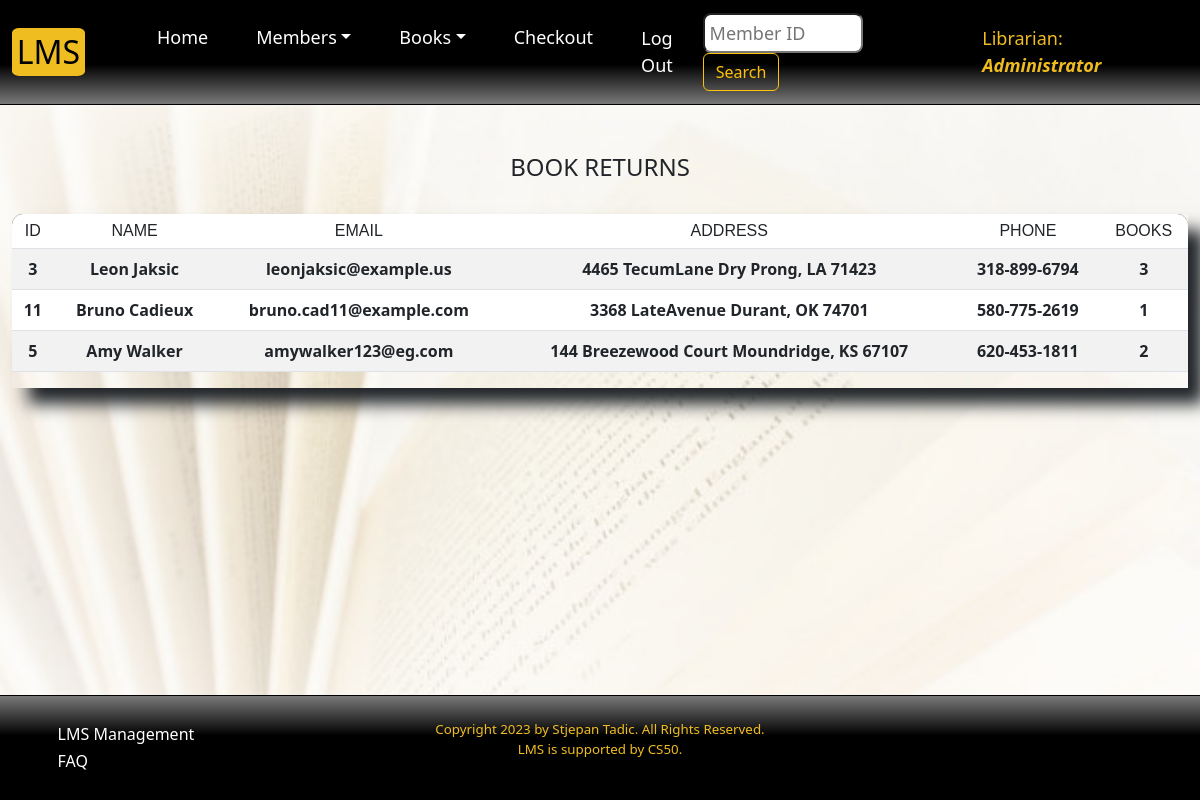
Page / (signed in) on the earlier database version.
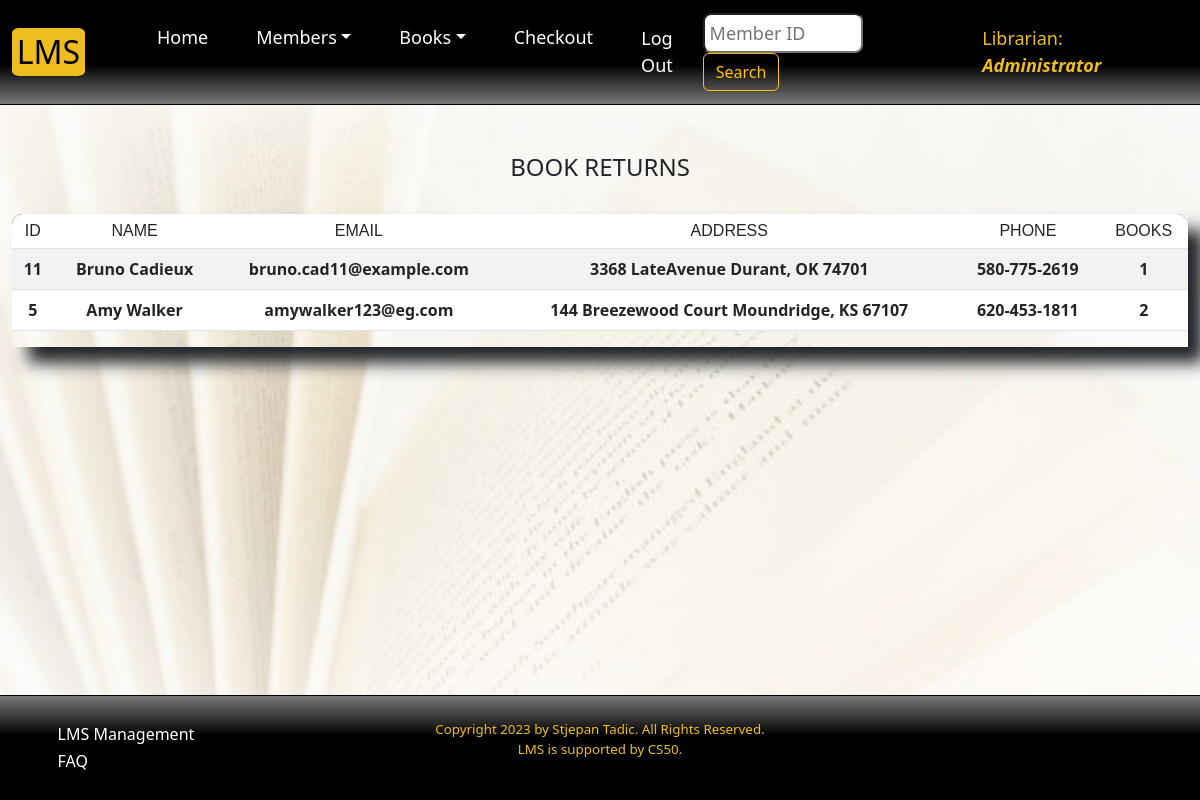
Same page on the later database version.
### tables this page shows
CREATE TABLE "members" ("member_id" INTEGER PRIMARY KEY AUTOINCREMENT UNIQUE NOT NULL, "name" TEXT NOT NULL, "email" TEXT NOT NULL, "address" TEXT NOT NULL, phone VARCHAR(20) NOT NULL,
"borrowed" INTEGER NOT NULL, time TIMESTAMP NOT NULL DEFAULT CURRENT_TIMESTAMP);

### app.py (the view, shortened to what this page needs)
@app.route('/', methods = ['GET', 'POST'])
@login_required
def index():
    user_id = session['user_id']
    name = db.execute('SELECT name FROM staff WHERE staff_id = ?', user_id)[0]['name']
    transactions = db.execute('SELECT * FROM transactions WHERE type = ?', 'borrow')
    members = db.execute('SELECT * FROM members JOIN transactions ON members.member_id = transactions.borrower_id WHERE type = ? GROUP BY members.name ORDER BY transactions.time ASC', 'borrow')
    books = db.execute('SELECT * FROM books')
    if request.method == 'GET':
        member_due = []
        q = request.args.get('query')
        for member in members:
            if member['borrowed'] > 0:
                member_due.append(member)
        if q:
            mem_search = db.execute('SELECT * FROM members WHERE member_id = ? AND borrowed > ?', q, 0)
            return render_template('index.html', name=name, members=mem_search)
        return render_template('index.html', name=name, members=member_due)

### app.py (called while the page is built)
@app.after_request
def after_request(response):
    response.headers["Cache-Control"] = "no-cache, no-store, must-revalidate"
    response.headers["Expires"] = 0
    response.headers["Pragma"] = "no-cache"
    return response

def login_required(f):
    @wraps(f)
    def decorated_function(*args, **kwargs):
        if session.get("user_id") is None:
            return redirect("/login")
        return f(*args, **kwargs)
    return decorated_function

### templates/index.html (shortened to what this page needs)
{% extends "layout.html" %}
{% block search %}
<form action="/">
<input class="search-index me-2" type="search" name="query" autocomplete="off" placeholder="Member ID" aria-label="Search" autofocus>
<button class="btn btn-outline-warning">Search</button>
</form>
{% endblock %}
{% block main %}
<h4 style="margin-bottom:2rem;">BOOK RETURNS</h4>
<div class="wrapper">
    <table class="table table-striped">
        <thead class="sticky-top table-top">
            <tr>
                <th scope="col" style="border-radius: 0.7rem 0 0 0;">ID</th>
                <th scope="col">NAME</th>
                <th scope="col">EMAIL</th>
                <th scope="col">ADDRESS</th>
                <th scope="col">PHONE</th>
                <th scope="col" style="border-radius: 0 0.7rem 0 0;">BOOKS</th>
            </tr>
        </thead>
        <tbody>
            {% for member in members %}
                <tr class="row-data-index" data-bs-toggle="offcanvas" data-bs-target="#offcanvasBottom" aria-controls="offcanvasBottom">
                    <td class="memId">{{ member.member_id }}</td>
                    <td class="memName">{{ member.name }}</td>
                    <td>{{ member.email }}</td>
                    <td>{{ member.address }}</td>
                    <td>{{ member.phone }}</td>
                    <td>{{ member.borrowed }}</td>
                </tr>
            {% endfor %}
        </tbody>
    </table>
</div>
{% endblock %}

Differences in the rows shown:
no longer on this page (row edited): members: member_id "3", name "Leon Jaksic", email "leonjaksic@example.us", address "4465 TecumLane Dry Prong, LA 71423", phone "318-899-6794", borrowed "3"
